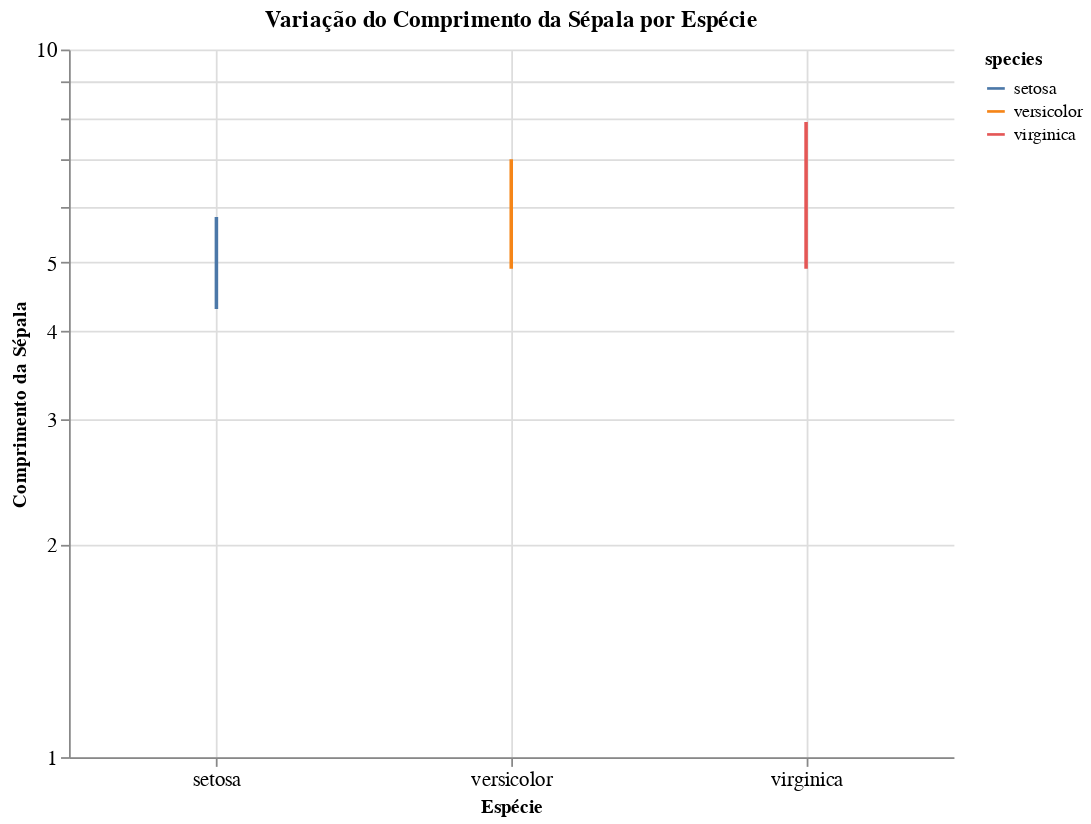

Notebook code for this chart:
### Code cell
alt.Chart(df).mark_line().encode(
    x=alt.X('species:N', title='Espécie', axis=alt.Axis(labelAngle=0)),  # Rótulos horizontais
    y=alt.Y('sepalLength:Q', title='Comprimento da Sépala', scale=alt.Scale(type='log')),  # Eixo logarítmico
    color='species:N'
).properties(
    title="Variação do Comprimento da Sépala por Espécie",
    width=500,  # Ajuste de largura
    height=400  # Ajuste de altura
).configure_axis(
    grid=True,  # Adicionar a grade para facilitar a leitura
    tickCount=5,  # Ajuste no número de ticks
    labelFontSize=12  # Tamanho da fonte ajustado
).configure_view(
    stroke=None  # Remover o contorno da visualização
)

### Figure 1 — Vega-Lite specification as saved in the notebook (floating-point values rounded to 4 significant figures; data arrays with more than 128 entries replaced by an {"elided": "..."} marker saying what was removed)
{"config": {"view": {"continuousWidth": 300, "continuousHeight": 300, "stroke": null}, "axis": {"grid": true, "labelFontSize": 12, "tickCount": 5}}, "data": {"name": "data-5492ad92962bad06c6c3f4c2fd78919a"}, "mark": {"type": "line"}, "encoding": {"color": {"field": "species", "type": "nominal"}, "x": {"axis": {"labelAngle": 0}, "field": "species", "title": "Espécie", "type": "nominal"}, "y": {"field": "sepalLength", "scale": {"type": "log"}, "title": "Comprimento da Sépala", "type": "quantitative"}}, "height": 400, "title": "Variação do Comprimento da Sépala por Espécie", "width": 500, "$schema": "https://vega.github.io/schema/vega-lite/v5.20.1.json", "datasets": {"data-5492ad92962bad06c6c3f4c2fd78919a": {"elided": "150 records"}}}
